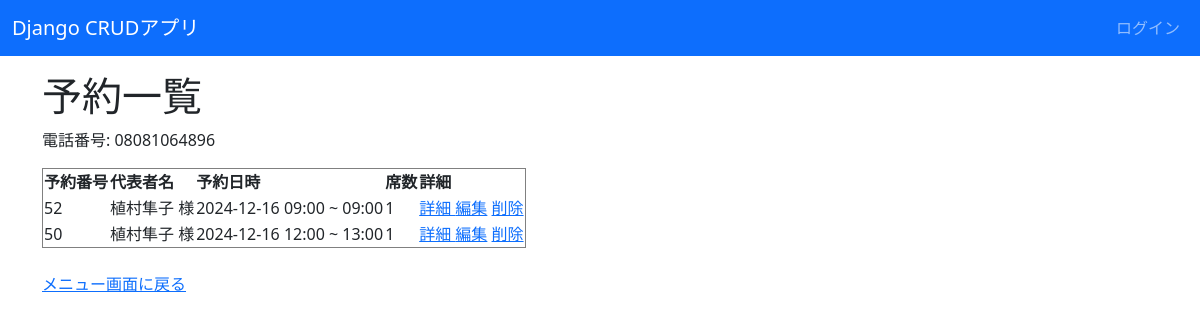
Page /reserve/list/?phone_number=08081064896 on the committed database.
### reservations/models.py (models this page shows, shortened)
class Reservation(models.Model):
    customer_name = models.CharField(max_length=60, verbose_name="代表者名")
    phone_number = models.CharField(max_length=15, verbose_name="お電話番号")
    hour = models.PositiveIntegerField(verbose_name="ご利用時間（最大2時間）")
    start = models.DateTimeField(verbose_name="開始時間")
    end = models.DateTimeField(verbose_name="終了時間", null=True, blank=True)
    seat_count = models.PositiveIntegerField(verbose_name="予約席数", default=1)
    remark = models.TextField(max_length=200, verbose_name="備考欄", null=True, blank=True)
    RESERVATION_IS_PREORDER = ((1, '事前注文'), (2, 'お店で注文'))
    is_preorder = models.IntegerField(choices=RESERVATION_IS_PREORDER, verbose_name="事前注文の有無")
    RESERVATION_IS_EATIN = ((1, 'イートイン'), (2, 'テイクアウト'))
    is_eatin = models.IntegerField(choices=RESERVATION_IS_EATIN, verbose_name="イートイン/テイクアウト")
    menu_items = models.ManyToManyField(Items, through='ReservationItem', verbose_name="注文メニュー")

### reservations/views.py (the view)
# urls.py: path('reserve/list/', views.ReservationListView.as_view(), name="reservation_list"),
class ReservationListView(ListView):
    model = Reservation
    template_name = 'reservations/reservation_list.html'  # 使用するテンプレート名
    context_object_name = 'reservations'  # テンプレートで使用するオブジェクト名
    def get_queryset(self):
        phone_number = self.request.GET.get('phone_number', '')  # URLクエリパラメータから電話番号を取得
        if phone_number:
            today = now().date()  # 現在の日付を取得
            return Reservation.objects.filter(
                phone_number=phone_number,
                start__date__gte=today  # 今日以降の予約を取得
            ).order_by('start')  # 予約日が近い順に並べる
        return Reservation.objects.none()  # 電話番号が渡されていない場合は空のクエリセットを返す
    def get_context_data(self, **kwargs):
        context = super().get_context_data(**kwargs)
        context['phone_number'] = self.request.GET.get('phone_number', '')  # テンプレートに電話番号を渡す
        return context

### reservations/templates/reservations/reservation_list.html (shortened to what this page needs)
{% extends 'base.html' %}
{% block content %}
<h1>予約一覧</h1>
{% if phone_number %}
    <p>電話番号: {{ phone_number }}</p>
{% endif %}
{% if reservations %}
    <table border="1">
        <thead>
            <tr>
                <th>予約番号</th>
                <th>代表者名</th>
                <th>予約日時</th>
                <th>席数</th>
                <th>詳細</th>
            </tr>
        </thead>
        <tbody>
            {% for reservation in reservations %}
                <tr>
                    <td>{{ reservation.id }}</td>
                    <td>{{ reservation.customer_name }} 様</td>
                    <td>
                        {{ reservation.start|date:"Y-m-d H:i" }} ~
                        {{ reservation.end|date:"H:i" }}
                    </td>
                    <td>{{ reservation.seat_count }}</td>
                    <td>
                        <a href="{% url 'reservation_detail' pk=reservation.pk %}">詳細 </a>
                        <a href="{% url 'reservation_edit' pk=reservation.pk %}">編集</a>
                        <a href="{% url 'reservation_delete' pk=reservation.pk %}">削除</a>
                    </td>
                </tr>
            {% endfor %}
        </tbody>
    </table>
{% else %}
    <p>一致する予約は見つかりませんでした。</p>
{% endif %}
<br>
<a href="{% url 'menu_user' %}">メニュー画面に戻る</a>
{% endblock %}

### rows in the picture
Reservation: id "52", customer_name "植村隼子", start "2024-12-16 09:00", end "09:00", seat_count "1"
Reservation: id "50", customer_name "植村隼子", start "2024-12-16 12:00", end "13:00", seat_count "1"

### other values in the picture
{{ phone_number }} "08081064896"
